Frame 1 (no input): blank canvas, image omitted
Frame 60 (the mouse pressed at the canvas centre just before this capture): blank canvas, image omitted
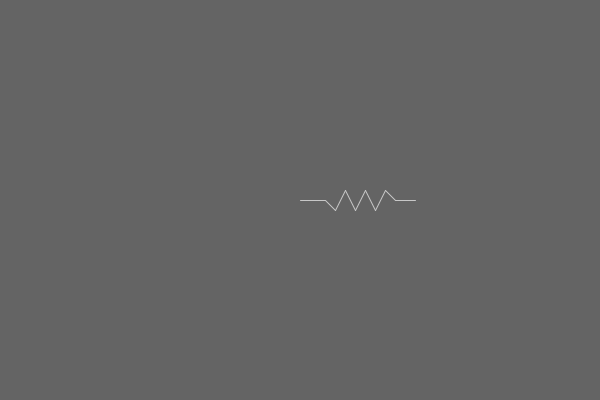
Frame 120 (the mouse held since frame 60 and released just before this capture)

The Processing sketch whose frames 1 and 60 were blank and that drew this single picture after the mouse press (run headless with seeded random() and noise(); from frame 60 on, the mouse is pressed at the canvas centre):

// Processing sketch: electrical
// ── electrical.pde
import java.util.Iterator;

ArrayList<Resistor> resistor;

void setup() {
  size(600, 400);
  resistor = new ArrayList<Resistor>();
}

void draw() {
  background(100);
  // Using the iterator 
  Iterator<Resistor> it = resistor.iterator();
  while (it.hasNext()) {
    Resistor r = it.next();
    r.display();
  }
}

void mousePressed() {
  resistor.add(new Resistor(mouseX, mouseY));
}


// ── Resistor.pde
class Resistor {
  float x, y;
  int diameter;
  
  Resistor(float x, float y) {
    this.x = x;
    this.y = y;

    diameter = 10;
  }

  void display() {
    noStroke();
    fill(200);
    // ellipse(x, y, diameter, diameter);
    stroke(200);
    line(x, y, x + 25, y);
    line(x + 25, y, x + 35, y + 10);
    line(x + 35, y + 10, x + 45, y - 10);
    line(x + 45, y - 10, x + 55, y + 10);
    line(x + 55, y + 10, x + 65, y - 10);
    line(x + 65, y - 10, x + 75, y + 10);
    line(x + 75, y + 10, x + 85, y - 10);
    line(x + 85, y - 10, x + 95, y);
    line(x + 95, y, x + 115, y);
  }
}
